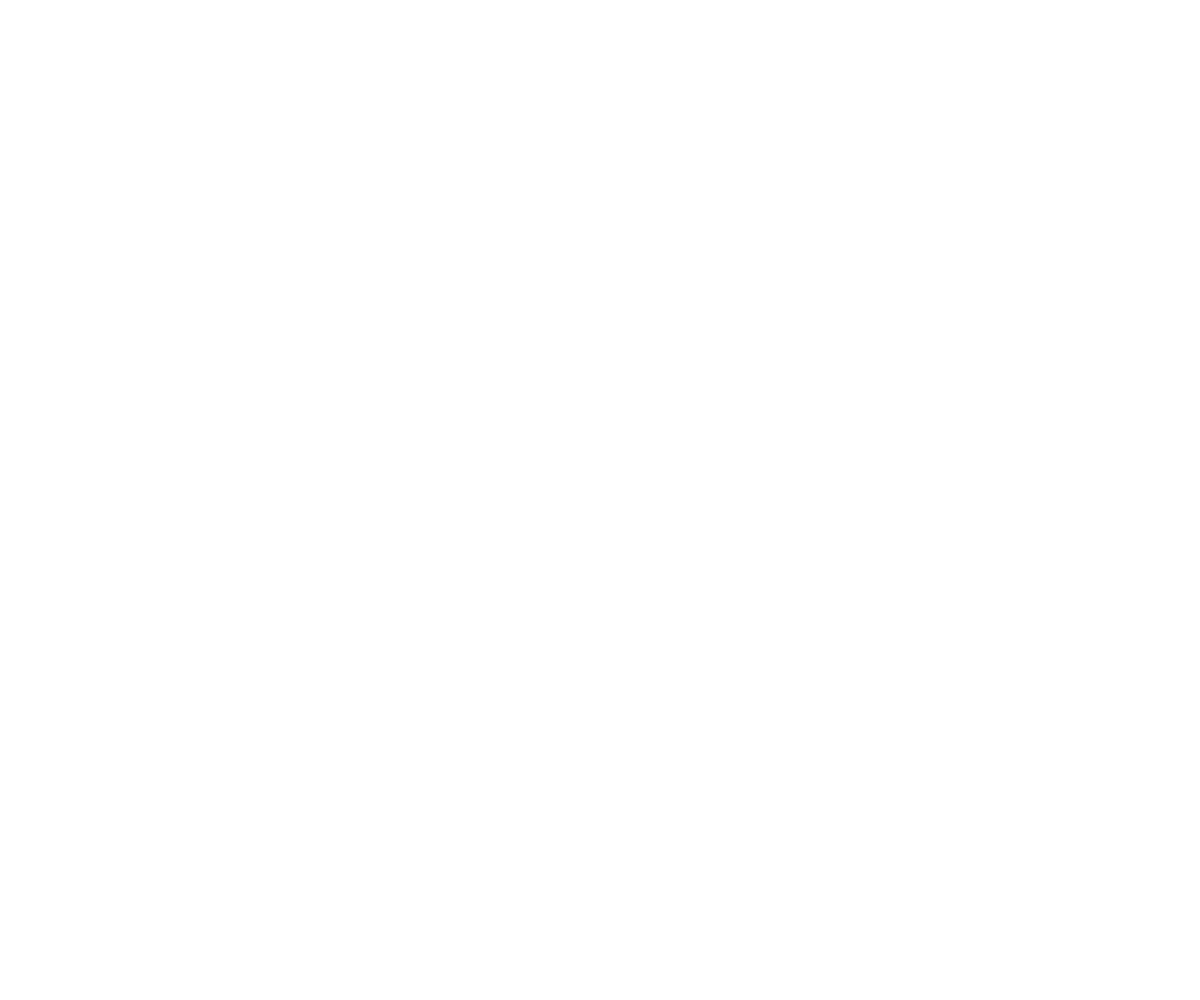
Frame 1 (no input)
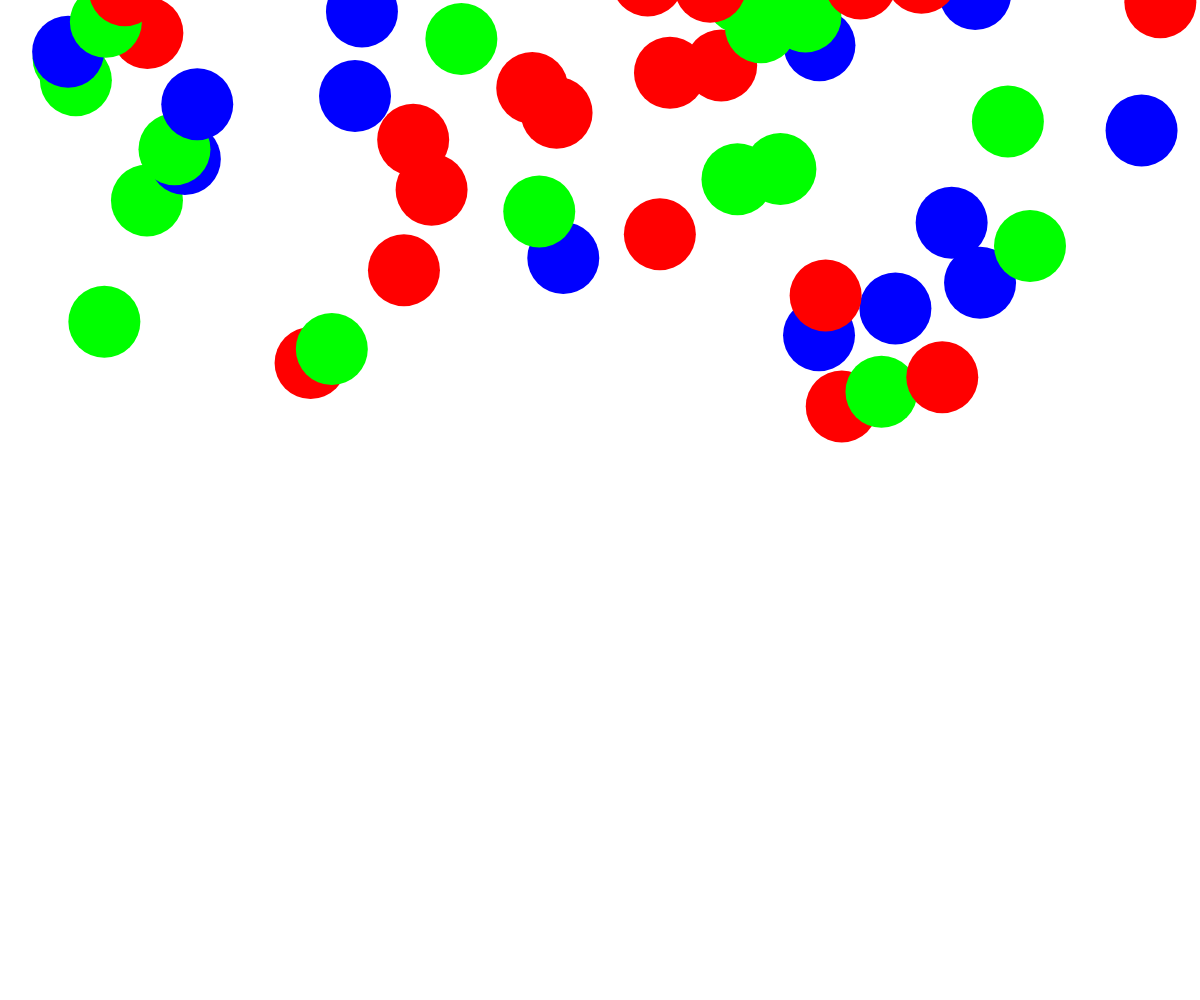
Frame 60 (no input)
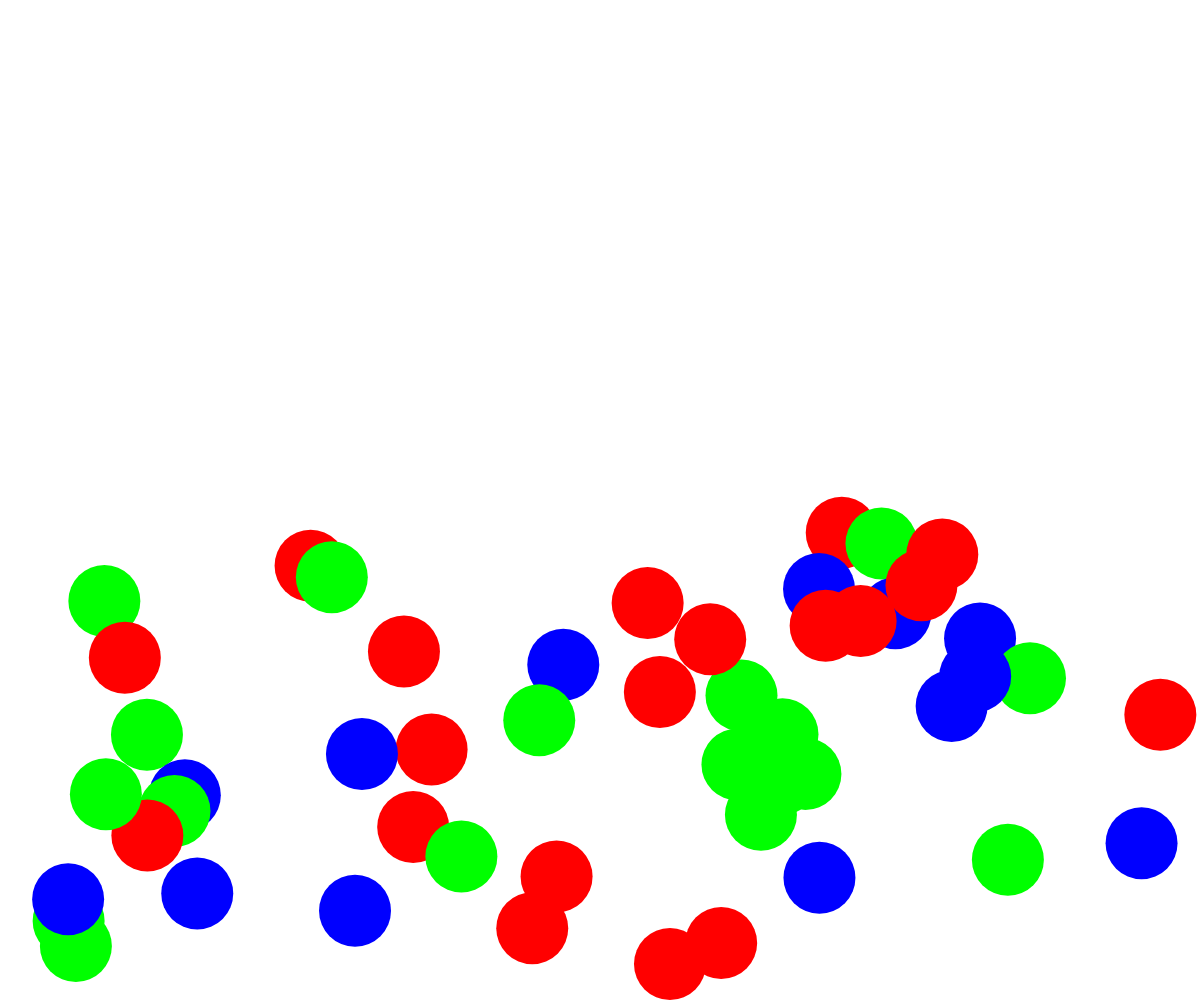
Frame 120 (the mouse pressed at the canvas centre since frame 60)

The p5.js sketch that drew these frames (run headless with seeded random() and noise() and a simulated clock; from frame 60 on, the mouse is pressed at the canvas centre):

// p5.js sketch
// ── sketch.js
let gumballs = [];


function setup() {
	createCanvas(windowWidth, windowHeight);
}

function draw() {
	background(255);
	if (gumballs.length < 50) {
		gumballs.push(new Gumball());
	}
	gumballs.forEach((gumball) => {
		gumball.move();
		gumball.wallCollide();
		gumball.show();
	});
}

// ── gumball.js
const RADIUS_DEFAULT = 36;
const DAMPENING_EFFECT = .80;
const colors = [
  '#FF0000',
  '#00FF00',
  '#0000FF'
];
const gravity = {
  x: 0,
  y: 0.25
};

function Gumball(x, y, radius, color) {
  this.radius = radius || RADIUS_DEFAULT;
  this.x = x || random(this.radius, width-this.radius);
  this.y = y || (0 - this.radius);
  this.color = color || colors[floor(random(colors.length))];
  this.velocity = createVector(0, 0);

  this.show = function () {
    noStroke();
    fill(this.color);
    ellipse(this.x, this.y, this.radius * 2, this.radius * 2);
  }

  this.move = function () {
    this.x += this.velocity.x;
    this.velocity.x += gravity.x;
    this.y += this.velocity.y;
    this.velocity.y += gravity.y;
  }

  this.wallCollide = function () {
    if (this.x - this.radius < 0 || this.x + this.radius > width) {
      this.velocity.x = -(this.velocity.x * DAMPENING_EFFECT);
    } else if (this.y + this.radius > height) {
      this.velocity.y = -(this.velocity.y * DAMPENING_EFFECT);
      if (this.y + this.radius > height) {
        this.y = height - this.radius;
      }
      if (this.velocity.y > -1.6) {
        this.velocity.y = 0;
      }
    }
  }

  this.offscreen = function () {
    if (this.y - this.radius > height) return true;
    if (this.x - this.raidus > width) return true;
    if (this.x + this.radidus < 0) return true;
    return false;
  }
}
